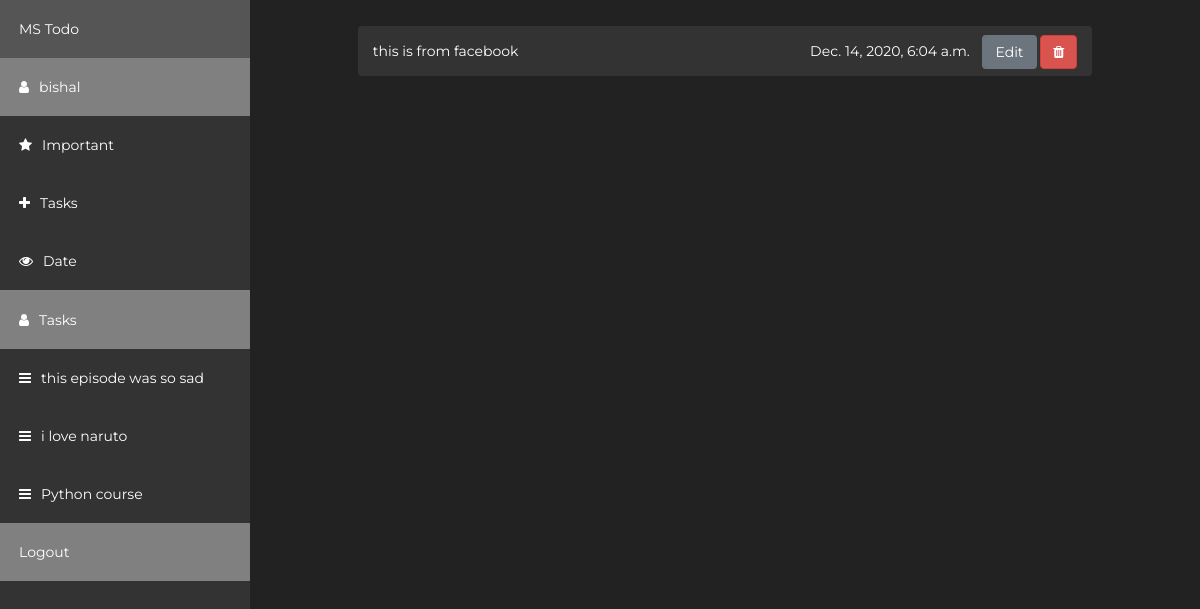
Page /detail/72/ (signed in) on the committed database.
### core/models.py (models this page shows, shortened)
class Task(models.Model):
	title = models.CharField(max_length=100)
	completed = models.BooleanField(default=False)
	detail = models.TextField(blank=True)
	author = models.ForeignKey(User,on_delete=models.CASCADE)
	created = models.DateTimeField(auto_now_add=True)
	important = models.ManyToManyField(User,related_name="important",blank=True,default=None)

### core/views.py (the view)
# urls.py: path('detail/<int:pk>/', views.DetailView , name = "detail"),
def DetailView(request,pk):
	task = Task.objects.get(id=pk)
	side_tasks = Task.objects.filter(author=request.user).order_by("-created")[:3]
	is_important= False
	if task.important.filter(id=request.user.pk).exists():
		is_important= True
	context={"task":task,'side_tasks':side_tasks,'is_important':is_important}
	return render(request,'core/task_detail.html',context)

### core/context_processors.py (called while the page is built)
def context_data(request):
    form = PostForm()
    data = {
        'form':form,
    }
    return data

### core/templates/core/task_detail.html (shortened to what this page needs)
{% extends 'core/base.html' %}
{% load static %}
{% load crispy_forms_tags %}
{% block content %}
<div class="sidebar">
      <a href="{% url 'home' %}" class="todos">MS Todo</a>
      <a class="active" href="#home"><i class="fa fa-user" style="margin-right:10px;"></i><span class="name">{{request.user}}</span></a>
      <a href="#news"><i class="fa fa-star" style="margin-right:10px;"></i><span class="name">Important</a>
      <a href="#contact" data-toggle="modal" data-target="#exampleModal"><i class="fa fa-plus" style="margin-right:10px;"></i><span class="name">Tasks</span></a>
      <a href="#about" class="down" style=""><i class="fa fa-eye" style="margin-right:10px;"></i><span class="name">Date</span></a>
    <span class="todos">
      	<a class="active"><i class="fa fa-user" style="margin-right:10px;"></i>Tasks</a>
      	{% for task in side_tasks %}
          <a><i class="fa fa-bars" style="margin-right:10px;"></i>{{task.title}}</a>
         {% empty %}
         <a href="#about" class="down" style=""><i class="fa fa-bars" style="margin-right:10px;"></i><span class="name">No tasks added yet!</span></a>
          {% endfor %}
    </span>
       <a class="active" href="{% url 'logout' %}">Logout</a>
</div>
  <div class="content">
          <div class="alert alert-info alerts" style="background-color: #333; color: white;">
            {{task.title}}
            <div class="float-right" style="margin-top: -6px;">
                <span class="alert" style="padding:8px 8px; background-color: #333;">{{ task.created }}</span>
                <button  data-toggle="modal" data-target="#updatemodal" class="btn btn-secondary" >Edit</button>
                <button  data-toggle="modal" data-target="#deletemodal" class="btn btn-danger"><i class="fa fa-trash"></i></button>
            </div>
            </div>
  </div>
{% endblock %}

### static/css/home.css (style rules this page uses)
:root { --flamenco: "Flamenco", cursive; --monst: "Montserrat", sans-serif; }
body { margin: 0; font-family: var(--monst); background: #222; color: snow; }
a { color: white; }
.sidebar { color: white; width: 250px; background-color: #333; position: fixed; height: 100%; overflow: auto; }
.sidebar a { display: block; color: white; padding: 19px; text-decoration: none; }
.sidebar a.active { background-color: gray; color: white; }
.content { margin-left: 250px; padding: 10px 16px; }
.down { border-bottom: 1px solid gray; }
.alerts { width: 80%; margin: auto; border:none; margin-top: 16px; }

### rows in the picture
Task: title "this episode was so sad"
Task: title "i love naruto"
Task: title "Python course"
Task: title "this is from facebook", created "Dec. 14, 2020, 6:04 a.m."

### other values in the picture
{{ request.user }} "bishal"
